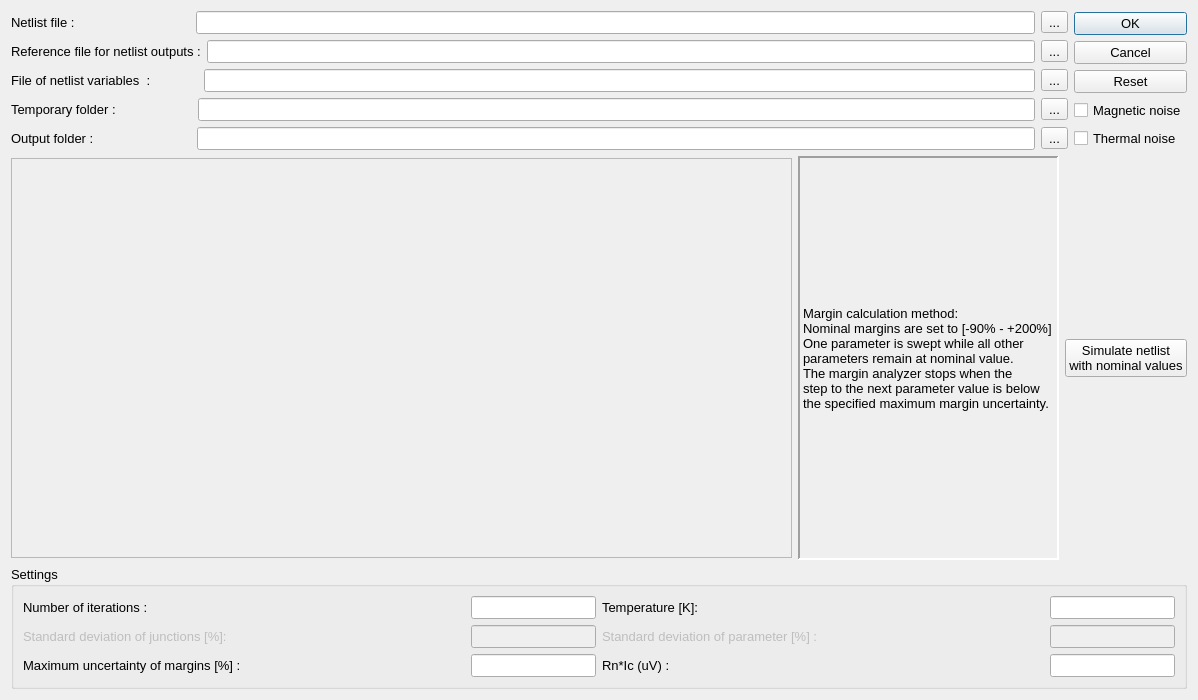
<?xml version="1.0" encoding="UTF-8"?>
<ui version="4.0">
 <class>CGOptimizer</class>
 <widget class="QDialog" name="CGOptimizer">
  <property name="geometry">
   <rect>
    <x>0</x>
    <y>0</y>
    <width>1198</width>
    <height>700</height>
   </rect>
  </property>
  <property name="sizePolicy">
   <sizepolicy hsizetype="Fixed" vsizetype="Fixed">
    <horstretch>0</horstretch>
    <verstretch>0</verstretch>
   </sizepolicy>
  </property>
  <property name="font">
   <font>
    <family>Arial</family>
    <pointsize>10</pointsize>
   </font>
  </property>
  <property name="windowTitle">
   <string>Dialog</string>
  </property>
  <layout class="QVBoxLayout" name="verticalLayout">
   <item>
    <layout class="QHBoxLayout" name="horizontalLayout_39">
     <item>
      <layout class="QVBoxLayout" name="verticalLayout_13">
       <item>
        <layout class="QHBoxLayout" name="horizontalLayout_40">
         <item>
          <widget class="QLabel" name="label_29">
           <property name="font">
            <font>
             <family>Arial</family>
             <pointsize>10</pointsize>
            </font>
           </property>
           <property name="text">
            <string>Netlist file :                                </string>
           </property>
          </widget>
         </item>
         <item>
          <widget class="QLineEdit" name="lineEditNetlist_3">
           <property name="font">
            <font>
             <family>Arial</family>
             <pointsize>10</pointsize>
            </font>
           </property>
           <property name="whatsThis">
            <string>Netlist file with the handle for parameters.</string>
           </property>
          </widget>
         </item>
         <item>
          <widget class="QToolButton" name="toolButtonNetlist_3">
           <property name="text">
            <string>...</string>
           </property>
          </widget>
         </item>
        </layout>
       </item>
       <item>
        <layout class="QHBoxLayout" name="horizontalLayout_41">
         <item>
          <widget class="QLabel" name="label_30">
           <property name="font">
            <font>
             <family>Arial</family>
             <pointsize>10</pointsize>
            </font>
           </property>
           <property name="text">
            <string>Reference file for netlist outputs :</string>
           </property>
          </widget>
         </item>
         <item>
          <widget class="QLineEdit" name="lineEditSolution_3">
           <property name="font">
            <font>
             <family>Arial</family>
             <pointsize>10</pointsize>
            </font>
           </property>
           <property name="whatsThis">
            <string>at least one solution point for the reference of the analyzer. More solutions give accurate result.</string>
           </property>
          </widget>
         </item>
         <item>
          <widget class="QToolButton" name="toolButtonSolution_3">
           <property name="text">
            <string>...</string>
           </property>
          </widget>
         </item>
        </layout>
       </item>
       <item>
        <layout class="QHBoxLayout" name="horizontalLayout_42">
         <item>
          <widget class="QLabel" name="label_31">
           <property name="font">
            <font>
             <family>Arial</family>
             <pointsize>10</pointsize>
            </font>
           </property>
           <property name="text">
            <string>File of netlist variables  :             </string>
           </property>
          </widget>
         </item>
         <item>
          <widget class="QLineEdit" name="lineEditParam_3">
           <property name="font">
            <font>
             <family>Arial</family>
             <pointsize>10</pointsize>
            </font>
           </property>
           <property name="whatsThis">
            <string>The parameters with minimum, stepsize and maximum value.</string>
           </property>
          </widget>
         </item>
         <item>
          <widget class="QToolButton" name="toolButtonParam_3">
           <property name="text">
            <string>...</string>
           </property>
          </widget>
         </item>
        </layout>
       </item>
       <item>
        <layout class="QHBoxLayout" name="horizontalLayout_43">
         <item>
          <widget class="QLabel" name="label_32">
           <property name="font">
            <font>
             <family>Arial</family>
             <pointsize>10</pointsize>
            </font>
           </property>
           <property name="text">
            <string>Temporary folder :                     </string>
           </property>
          </widget>
         </item>
         <item>
          <widget class="QLineEdit" name="lineEditTempF_3">
           <property name="font">
            <font>
             <family>Arial</family>
             <pointsize>10</pointsize>
            </font>
           </property>
           <property name="whatsThis">
            <string>Temporary folder for storing simulation files. The folder size could get large!</string>
           </property>
          </widget>
         </item>
         <item>
          <widget class="QToolButton" name="toolButtonTempF_3">
           <property name="text">
            <string>...</string>
           </property>
          </widget>
         </item>
        </layout>
       </item>
       <item>
        <layout class="QHBoxLayout" name="horizontalLayout_44">
         <item>
          <widget class="QLabel" name="label_33">
           <property name="font">
            <font>
             <family>Arial</family>
             <pointsize>10</pointsize>
            </font>
           </property>
           <property name="text">
            <string>Output folder :                           </string>
           </property>
          </widget>
         </item>
         <item>
          <widget class="QLineEdit" name="lineEditOutF_3">
           <property name="font">
            <font>
             <family>Arial</family>
             <pointsize>10</pointsize>
            </font>
           </property>
           <property name="whatsThis">
            <string>Output files are stored here.</string>
           </property>
          </widget>
         </item>
         <item>
          <widget class="QToolButton" name="toolButtonOutF_3">
           <property name="text">
            <string>...</string>
           </property>
          </widget>
         </item>
        </layout>
       </item>
      </layout>
     </item>
     <item>
      <layout class="QVBoxLayout" name="verticalLayout_14">
       <item>
        <widget class="QDialogButtonBox" name="buttonBox">
         <property name="sizePolicy">
          <sizepolicy hsizetype="Minimum" vsizetype="Fixed">
           <horstretch>0</horstretch>
           <verstretch>0</verstretch>
          </sizepolicy>
         </property>
         <property name="orientation">
          <enum>Qt::Vertical</enum>
         </property>
         <property name="standardButtons">
          <set>QDialogButtonBox::Cancel|QDialogButtonBox::Ok|QDialogButtonBox::Reset</set>
         </property>
        </widget>
       </item>
       <item>
        <widget class="QCheckBox" name="checkBoxNoise_4">
         <property name="enabled">
          <bool>true</bool>
         </property>
         <property name="font">
          <font>
           <family>Arial</family>
           <pointsize>10</pointsize>
          </font>
         </property>
         <property name="whatsThis">
          <string>If checked, Resistors will have thermal noise sources on them.</string>
         </property>
         <property name="text">
          <string>Magnetic noise</string>
         </property>
        </widget>
       </item>
       <item>
        <widget class="QCheckBox" name="checkBoxNoise_3">
         <property name="enabled">
          <bool>true</bool>
         </property>
         <property name="font">
          <font>
           <family>Arial</family>
           <pointsize>10</pointsize>
          </font>
         </property>
         <property name="whatsThis">
          <string>If checked, Resistors will have thermal noise sources on them.</string>
         </property>
         <property name="text">
          <string>Thermal noise</string>
         </property>
        </widget>
       </item>
      </layout>
     </item>
    </layout>
   </item>
   <item>
    <layout class="QHBoxLayout" name="horizontalLayout_38">
     <item>
      <widget class="QLabel" name="label_Picture_3">
       <property name="sizePolicy">
        <sizepolicy hsizetype="Expanding" vsizetype="Minimum">
         <horstretch>0</horstretch>
         <verstretch>0</verstretch>
        </sizepolicy>
       </property>
       <property name="maximumSize">
        <size>
         <width>900</width>
         <height>400</height>
        </size>
       </property>
       <property name="frameShape">
        <enum>QFrame::StyledPanel</enum>
       </property>
       <property name="frameShadow">
        <enum>QFrame::Raised</enum>
       </property>
       <property name="text">
        <string/>
       </property>
       <property name="pixmap">
        <pixmap>:/Help/Help/Margin.png</pixmap>
       </property>
       <property name="scaledContents">
        <bool>true</bool>
       </property>
      </widget>
     </item>
     <item>
      <widget class="QLabel" name="label_Text_3">
       <property name="sizePolicy">
        <sizepolicy hsizetype="Preferred" vsizetype="Expanding">
         <horstretch>0</horstretch>
         <verstretch>0</verstretch>
        </sizepolicy>
       </property>
       <property name="font">
        <font>
         <family>Arial</family>
         <pointsize>10</pointsize>
         <weight>50</weight>
         <bold>false</bold>
        </font>
       </property>
       <property name="frameShape">
        <enum>QFrame::Panel</enum>
       </property>
       <property name="frameShadow">
        <enum>QFrame::Sunken</enum>
       </property>
       <property name="lineWidth">
        <number>2</number>
       </property>
       <property name="text">
        <string>Margin calculation method:
Nominal margins are set to [-90% - +200%]
One parameter is swept while all other 
parameters remain at nominal value. 
The margin analyzer stops when the 
step to the next parameter value is below 
the specified maximum margin uncertainty. </string>
       </property>
       <property name="scaledContents">
        <bool>false</bool>
       </property>
      </widget>
     </item>
     <item>
      <widget class="QPushButton" name="TestButton_3">
       <property name="font">
        <font>
         <family>Arial</family>
         <pointsize>10</pointsize>
        </font>
       </property>
       <property name="text">
        <string>Simulate netlist 
with nominal values</string>
       </property>
      </widget>
     </item>
    </layout>
   </item>
   <item>
    <widget class="QGroupBox" name="groupBox_5">
     <property name="sizePolicy">
      <sizepolicy hsizetype="Expanding" vsizetype="Preferred">
       <horstretch>0</horstretch>
       <verstretch>0</verstretch>
      </sizepolicy>
     </property>
     <property name="font">
      <font>
       <family>Arial</family>
       <pointsize>10</pointsize>
      </font>
     </property>
     <property name="whatsThis">
      <string>Parameters for analyzer</string>
     </property>
     <property name="title">
      <string>Settings</string>
     </property>
     <layout class="QHBoxLayout" name="horizontalLayout_31">
      <item>
       <layout class="QVBoxLayout" name="verticalLayout_11">
        <item>
         <layout class="QHBoxLayout" name="horizontalLayout_32">
          <item>
           <widget class="QLabel" name="label_26">
            <property name="font">
             <font>
              <family>Arial</family>
              <pointsize>10</pointsize>
             </font>
            </property>
            <property name="text">
             <string>Number of iterations :</string>
            </property>
           </widget>
          </item>
          <item>
           <widget class="QLineEdit" name="lineEditIterNum_3">
            <property name="sizePolicy">
             <sizepolicy hsizetype="Fixed" vsizetype="Fixed">
              <horstretch>0</horstretch>
              <verstretch>0</verstretch>
             </sizepolicy>
            </property>
            <property name="font">
             <font>
              <family>Arial</family>
              <pointsize>10</pointsize>
             </font>
            </property>
            <property name="whatsThis">
             <string>Number of iterations for optimizer program. this number effect the speed directly.</string>
            </property>
           </widget>
          </item>
         </layout>
        </item>
        <item>
         <layout class="QHBoxLayout" name="horizontalLayout_33">
          <item>
           <widget class="QLabel" name="label_24">
            <property name="enabled">
             <bool>false</bool>
            </property>
            <property name="font">
             <font>
              <family>Arial</family>
              <pointsize>10</pointsize>
             </font>
            </property>
            <property name="text">
             <string>Standard deviation of junctions [%]:</string>
            </property>
           </widget>
          </item>
          <item>
           <widget class="QLineEdit" name="lineEditJJSpread_3">
            <property name="enabled">
             <bool>false</bool>
            </property>
            <property name="sizePolicy">
             <sizepolicy hsizetype="Fixed" vsizetype="Fixed">
              <horstretch>0</horstretch>
              <verstretch>0</verstretch>
             </sizepolicy>
            </property>
            <property name="font">
             <font>
              <family>Arial</family>
              <pointsize>10</pointsize>
             </font>
            </property>
            <property name="whatsThis">
             <string>Variations of the critical current of the junction base on the foundry data.</string>
            </property>
           </widget>
          </item>
         </layout>
        </item>
        <item>
         <layout class="QHBoxLayout" name="horizontalLayout_34">
          <item>
           <widget class="QLabel" name="label_25">
            <property name="font">
             <font>
              <family>Arial</family>
              <pointsize>10</pointsize>
             </font>
            </property>
            <property name="text">
             <string>Maximum uncertainty of margins [%] : </string>
            </property>
           </widget>
          </item>
          <item>
           <widget class="QLineEdit" name="lineEditErrorPer_3">
            <property name="sizePolicy">
             <sizepolicy hsizetype="Fixed" vsizetype="Fixed">
              <horstretch>0</horstretch>
              <verstretch>0</verstretch>
             </sizepolicy>
            </property>
            <property name="font">
             <font>
              <family>Arial</family>
              <pointsize>10</pointsize>
             </font>
            </property>
            <property name="whatsThis">
             <string>The error percentage acceptable for analyzis of the grayzone. This value effect the speed of simulation!</string>
            </property>
           </widget>
          </item>
         </layout>
        </item>
       </layout>
      </item>
      <item>
       <layout class="QVBoxLayout" name="verticalLayout_12">
        <item>
         <layout class="QHBoxLayout" name="horizontalLayout_35">
          <item>
           <widget class="QLabel" name="label_27">
            <property name="font">
             <font>
              <family>Arial</family>
              <pointsize>10</pointsize>
             </font>
            </property>
            <property name="text">
             <string>Temperature [K]:</string>
            </property>
           </widget>
          </item>
          <item>
           <widget class="QLineEdit" name="lineEditTempVal_3">
            <property name="sizePolicy">
             <sizepolicy hsizetype="Fixed" vsizetype="Fixed">
              <horstretch>0</horstretch>
              <verstretch>0</verstretch>
             </sizepolicy>
            </property>
            <property name="font">
             <font>
              <family>Arial</family>
              <pointsize>10</pointsize>
             </font>
            </property>
            <property name="whatsThis">
             <string>Ambient temperature of the chip surface.</string>
            </property>
           </widget>
          </item>
         </layout>
        </item>
        <item>
         <layout class="QHBoxLayout" name="horizontalLayout_36">
          <item>
           <widget class="QLabel" name="label_23">
            <property name="enabled">
             <bool>false</bool>
            </property>
            <property name="font">
             <font>
              <family>Arial</family>
              <pointsize>10</pointsize>
             </font>
            </property>
            <property name="text">
             <string>Standard deviation of parameter [%] :</string>
            </property>
           </widget>
          </item>
          <item>
           <widget class="QLineEdit" name="lineEditParamVar_3">
            <property name="enabled">
             <bool>false</bool>
            </property>
            <property name="sizePolicy">
             <sizepolicy hsizetype="Fixed" vsizetype="Fixed">
              <horstretch>0</horstretch>
              <verstretch>0</verstretch>
             </sizepolicy>
            </property>
            <property name="font">
             <font>
              <family>Arial</family>
              <pointsize>10</pointsize>
             </font>
            </property>
            <property name="whatsThis">
             <string>Variations of the parameters based on the data from foundry.</string>
            </property>
           </widget>
          </item>
         </layout>
        </item>
        <item>
         <layout class="QHBoxLayout" name="horizontalLayout_37">
          <item>
           <widget class="QLabel" name="label_28">
            <property name="font">
             <font>
              <family>Arial</family>
              <pointsize>10</pointsize>
             </font>
            </property>
            <property name="text">
             <string>Rn*Ic (uV) :</string>
            </property>
           </widget>
          </item>
          <item>
           <widget class="QLineEdit" name="lineEditRnIc_3">
            <property name="sizePolicy">
             <sizepolicy hsizetype="Fixed" vsizetype="Fixed">
              <horstretch>0</horstretch>
              <verstretch>0</verstretch>
             </sizepolicy>
            </property>
            <property name="font">
             <font>
              <family>Arial</family>
              <pointsize>10</pointsize>
             </font>
            </property>
            <property name="whatsThis">
             <string>This value depends on your fabrication process. Leave the default value if you are not sure.</string>
            </property>
           </widget>
          </item>
         </layout>
        </item>
       </layout>
      </item>
     </layout>
    </widget>
   </item>
  </layout>
 </widget>
 <resources/>
 <connections>
  <connection>
   <sender>buttonBox</sender>
   <signal>accepted()</signal>
   <receiver>CGOptimizer</receiver>
   <slot>accept()</slot>
   <hints>
    <hint type="sourcelabel">
     <x>248</x>
     <y>254</y>
    </hint>
    <hint type="destinationlabel">
     <x>157</x>
     <y>274</y>
    </hint>
   </hints>
  </connection>
  <connection>
   <sender>buttonBox</sender>
   <signal>rejected()</signal>
   <receiver>CGOptimizer</receiver>
   <slot>reject()</slot>
   <hints>
    <hint type="sourcelabel">
     <x>316</x>
     <y>260</y>
    </hint>
    <hint type="destinationlabel">
     <x>286</x>
     <y>274</y>
    </hint>
   </hints>
  </connection>
 </connections>
</ui>
